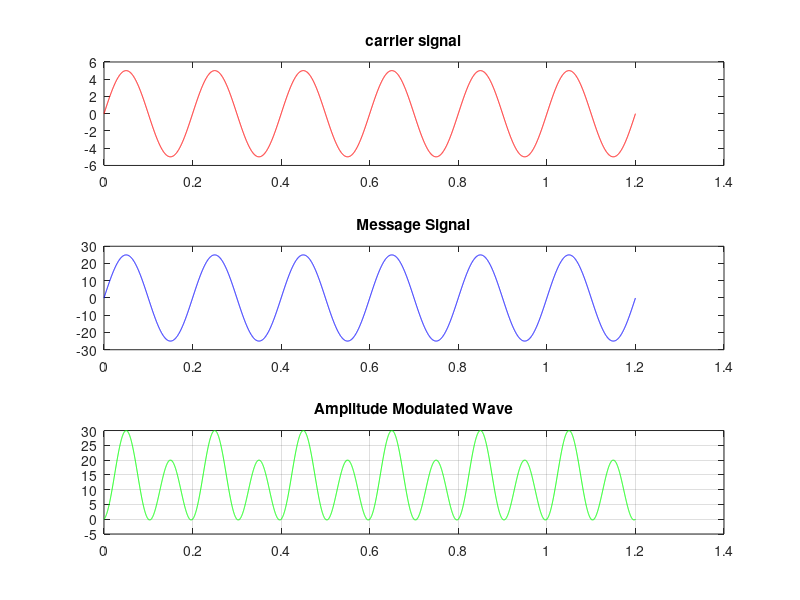

Write MATLAB code to recreate this figure.
function am = amplitude

Ac = input('Enter the value of carrier amplitude: ');
m = input('Enter the value of modulation index: ');
fc = input('Enter the value of carrier frequency: ');
fm = input('Enter the value of message signal frequency: ');

Tfm = 1/fm;
Tfc = 1/fc;

t1 = 0:Tfm/999:6*Tfm;
t2 = 0:Tfc/999:6*Tfc;

carrier_wave = Ac*sin(2*pi*fc*t2);
subplot(3,1,1)
plot(t2, carrier_wave, 'r');
title('carrier signal');

message_wave = (Ac*m)*sin(2*pi*fm*t1);
subplot(3,1,2)
plot(t1, message_wave, 'b');
title('Message Signal');

am = Ac*(1+m.*sin(2*pi*fm*t1)).*sin(2*pi*fc*t1);
subplot(3,1,3)
plot(t1, am, 'g');
title('Amplitude Modulated Wave');
grid on;

end
